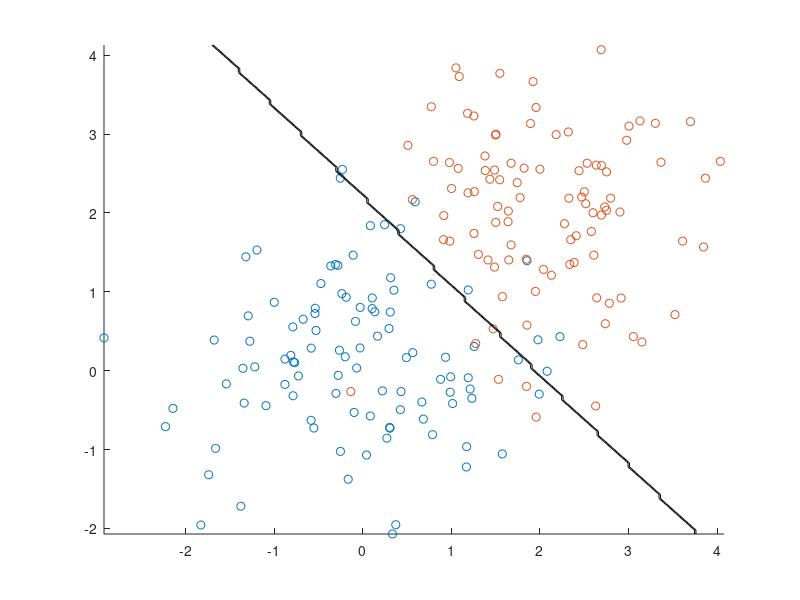
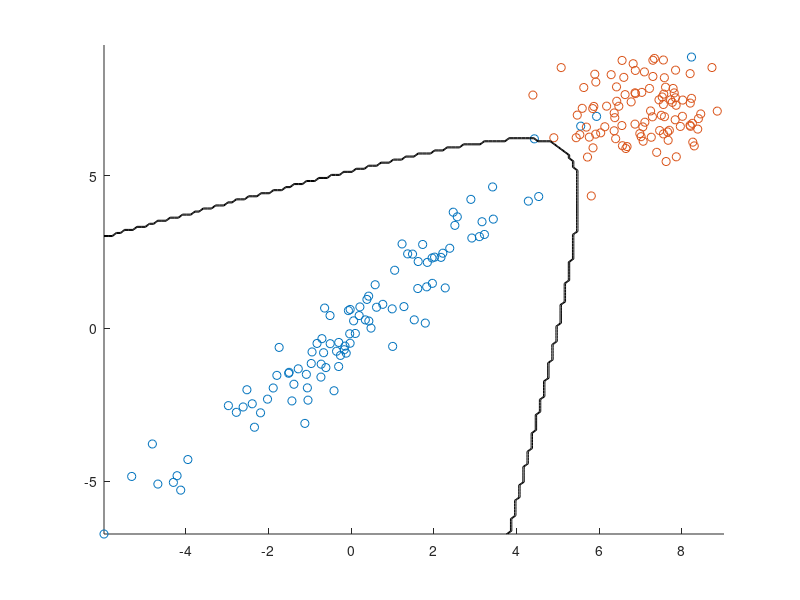
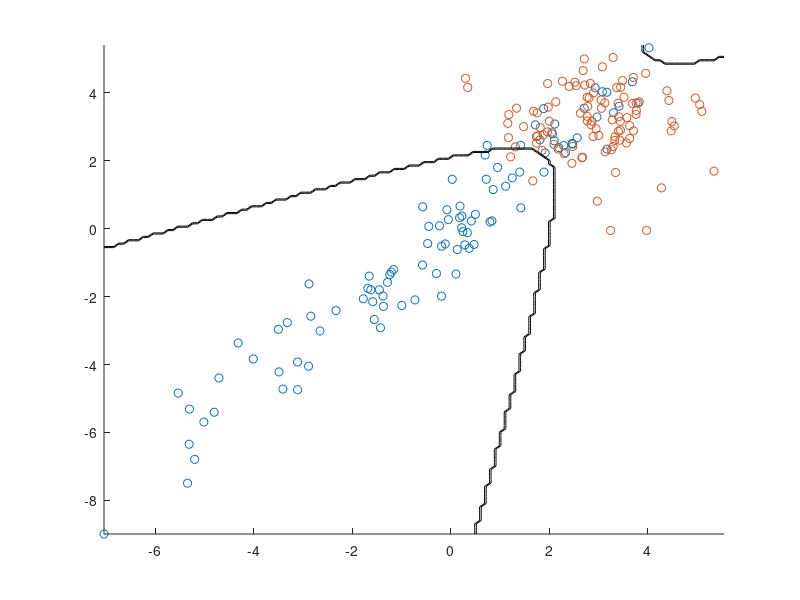
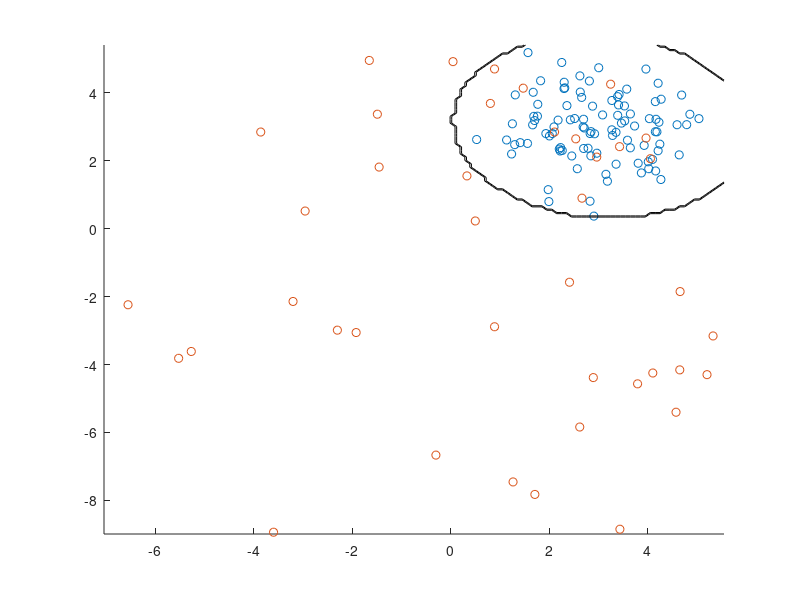

Write the MATLAB code that produced these figures, in order. (Note: this script raises an error after producing the figures.)
%%
%%%%%%%%%%slide 9, 32
clearvars
numDataA = 100;
numDataB = 100;
numData = numDataA + numDataB;
numDim = 2;
%%%%%%%%%%%
%%%%%Generate values from a normal distribution with mean 'x'
%%%%%and standard deviation 'y'.
%%%%%r = x + y.*randn(100,1);
dataA = randn(numDataB, numDim);
dataB = randn(numDataB, numDim)+ 2;
X = [dataA;dataB];
figure,
scatter(dataA(:,1),dataA(:,2), 'or');
hold on
scatter(dataB(:,1),dataB(:,2), 'ob');

classA = dataA.';
classB = dataB.';
mean_x_classA = mean(classA(1,:));
mean_y_classA = mean(classA(2,:));
mean_classA = [mean_x_classA ; mean_y_classA];
varClassA = 0;
for i = 1:length(classA)
    varClassA =  varClassA + (classA(1,i) - mean_classA(1)).^2 + (classA(2,i) - mean_classA(2)).^2;
end
varClassA = varClassA / length(classA);

mean_x_classB = mean(classB(1,:));
mean_y_classB = mean(classB(2,:));
mean_classB = [mean_x_classB ;mean_y_classB];

varClassB = 0;
for i = 1:length(classB)
    varClassB =  varClassB + (classB(1,i) - mean_classB(1)).^2 + (classB(2,i) - mean_classB(2)).^2;
end
varClassB = varClassB / length(classB);

W_classA = mean_classA ./ varClassA;
W_classB = mean_classB ./ varClassB;
b_classA = (-1 * (mean_classA.' * mean_classA) /  (2* varClassA)) + log(0.5);
b_classB = (-1 * (mean_classB.' * mean_classB) /  (2* varClassB)) + log(0.5);

[x1_test, x2_test] = meshgrid(min(X(:,1)):0.05:max(X(:,1)),min(X(:,2)):0.05:max(X(:,2)));
classfier_op = zeros(size(x1_test));
for j = 1: length(x1_test(:))
    test_data = [x1_test(j);x2_test(j)];
    a = W_classA.' * test_data + b_classA;
    b = W_classB.' * test_data + b_classB;
    if (a > b)
        classfier_op(j) = 1;
    else
        classfier_op(j) = -1;
    end
end
contour(x1_test, x2_test, classfier_op, 2, 'k');

%%
%%%%%%%%% lecture 9slide 33,34
clearvars
for count = 1:3
    numDataA = 100;
    numDataB = 100;
    numData = numDataA + numDataB;
    numDim = 2;
    theta = 130;
    if count == 3
        %%%%data for lecture 9 slide 34 part B
        dataB = 7 *randn(numDataA,2);
        dataA = randn(numDataA,2) + 3;
    else
        %%%%data for lecture 9 slide 33, 34 part A
        y1 = 4 * randn(numDataA,1);
        y2 = 0.5 * randn(numDataA,1);
        rotation = [cosd(theta) -sind(theta); sind(theta) cosd(theta)];
        Y = [y1 y2] * rotation;
        y1 = Y(:,1);
        y2 = Y(:,2);
        dataA = [y1 y2];
        mean_offset = 0;
        if count == 1
            mean_offset = 7;
        else
            mean_offset = 3;
        end
        dataB = randn(numDataB,2) + mean_offset;
        X = [dataA;dataB];
    end
    figure,
    scatter(dataA(:,1),dataA(:,2), 'or');
    hold on
    scatter(dataB(:,1),dataB(:,2), 'ob');
    classA = dataA.';
    classB = dataB.';


    mean_classA_x = mean(classA(1,:));
    mean_classA_y = mean(classA(2,:));
    mean_classA = [mean_classA_x ; mean_classA_y];
    covA = cov(classA.');
    invcovA = inv(covA);
    WA = invcovA .* (-0.5);
    wA = invcovA * mean_classA;
    bA = ((mean_classA.' * wA).*(-0.5)) - (0.5 * log(det(covA))) + log(0.5);


    mean_classB_x = mean(classB(1,:));
    mean_classB_y = mean(classB(2,:));
    mean_classB = [mean_classB_x ; mean_classB_y];
    covB = cov(classB.');
    invcovB = inv(covB);
    WB = invcovB .* (-0.5);
    wB = invcovB * mean_classB;
    bB = ((mean_classB.' * wB).*(-0.5)) - (0.5 * log(det(covB))) + log(0.5);

    [x1_test, x2_test] = meshgrid(min(X(:,1)):0.1:max(X(:,1)),min(X(:,2)):0.1:max(X(:,2)));
    classfier_op = zeros(size(x1_test));
    for j = 1: length(x1_test(:))
        test_data = [x1_test(j);x2_test(j)];
        a = test_data.' * WA * test_data + wA.' * test_data + bA;
        b = test_data.' * WB * test_data + wB.' * test_data + bB;
        if (a > b)
            classfier_op(j) = 1;
        else
            classfier_op(j) = -1;
        end
    end
    contour(x1_test, x2_test, classfier_op, 2, 'k');
end
%%
clearvars
load('face2.mat')
%%%%%%calculate average face
mean_face = sum(XX,2);
mean_face = mean_face / 400;
figure, colormap gray, imagesc(reshape(mean_face(:,1), 30,26));

for i = 1: 400
    XX(:,i) = XX(:,i) - mean_face;
end
%%%%%%%%%%%%%
[U,S,V] = svd(cov(XX.'));
W = U(:,1:2).';
Z = W * XX;

% classA, classB
la = 1, lb = 1;
labels = zeros(400,1);
for i = 1 : 400
    if (g(i) == 0)
        classA(:,la) = Z(:,i);
        la = la + 1;
        labels(i,1) = 1;
    else
        classB(:,lb) = Z(:,i);
        lb = lb + 1;
    end
end

figure, scatter(classA(1,:),classA(2,:), 'r')
hold on
scatter(classB(1,:),classB(2,:), 'b')

%%%%%%%%%%%%%%%%%%%%%%%%%%
%%%%%% Linear Discriminant calculation
mean_x_classA = mean(classA(1,:));
mean_y_classA = mean(classA(2,:));
mean_classA = [mean_x_classA ; mean_y_classA];
varClassA = 0;
for i = 1:length(classA)
    varClassA =  varClassA + (classA(1,i) - mean_classA(1)).^2 + (classA(2,i) - mean_classA(2)).^2;
end
varClassA = varClassA / length(classA);

mean_x_classB = mean(classB(1,:));
mean_y_classB = mean(classB(2,:));
mean_classB = [mean_x_classB ;mean_y_classB];

varClassB = 0;
for i = 1:length(classB)
    varClassB =  varClassB + (classB(1,i) - mean_classB(1)).^2 + (classB(2,i) - mean_classB(2)).^2;
end
varClassB = varClassB / length(classB);

W_classA = mean_classA ./ varClassA;
W_classB = mean_classB ./ varClassB;
b_classA = (-1 * (mean_classA.' * mean_classA) /  (2* varClassA)) + log(0.5);
b_classB = (-1 * (mean_classB.' * mean_classB) /  (2* varClassB)) + log(0.5);


%%%%%%%%%test with training data
correct = 0;
for i=1:length(classA)
    a = W_classA.' * classA(:,i) + b_classA;
    b = W_classB.' * classA(:,i) + b_classB;
    if (a > b)
        correct = correct + 1;
    end
end

correct = 0;
for i=1:length(classB)
    a = W_classA.' * classB(:,i) + b_classA;
    b = W_classB.' * classB(:,i) + b_classB;
    if (b > a)
        correct = correct + 1;
    end
end

%%%%%%%%%%plot the decision boundary
f = @(x1,x2) W_classA(1)*x1 + W_classA(2)*x2 - W_classB(1)*x1 - W_classB(2)*x2 + b_classA - b_classB;
h2 = ezplot(f,[min(Z(1,:)) max(Z(1,:)) min(Z(2,:)) max(Z(2,:))]);
h2.Color = 'b';
h2.LineWidth = 1;

%%%%%%%%%%%%%%%%%%QDA%%%%%%%%%%%%%%%%%%%
%%%%%%%%%%%%%%%%% quadratic boundaries
mean_classA_x = mean(classA(1,:));
mean_classA_y = mean(classA(2,:));
mean_classA = [mean_classA_x ; mean_classA_y];
covA = cov(classA.');
invcovA = inv(covA);
WA = invcovA .* (-0.5);
wA = invcovA * mean_classA;
bA = ((mean_classA.' * wA).*(-0.5)) - (0.5 * log(det(covA))) + log(0.5);


mean_classB_x = mean(classB(1,:));
mean_classB_y = mean(classB(2,:));
mean_classB = [mean_classB_x ; mean_classB_y];
covB = cov(classB.');
invcovB = inv(covB);
WB = invcovB .* (-0.5);
wB = invcovB * mean_classB;
bB = ((mean_classB.' * wB).*(-0.5)) - (0.5 * log(det(covB))) + log(0.5);
%%%%%%calculate gi's
correct = 0;
for i=1:length(classA)
    a = classA(:,i).' * WA * classA(:,i) + wA.' * classA(:,i) + bA;
    b = classA(:,i).' * WB * classA(:,i) + wB.' * classA(:,i) + bB;
    if (a > b)
        correct = correct + 1;
    end
end

correct
correct = 0;
for i=1:length(classB)
    a = classB(:,i).' * WA * classB(:,i) + wA.' * classB(:,i) + bA;
    b = classB(:,i).' * WB * classB(:,i) + wB.' * classB(:,i) + bB;
    if (b > a)
        correct = correct + 1;
    end
end
correct

figure, scatter(classA(1,:),classA(2,:), 'r')
hold on
scatter(classB(1,:),classB(2,:), 'b')
f = @(x1,x2) bA + wA(1)*x1 + wA(2)*x2 + WA(1,1)*x1.^2 + ...
    (WA(1,2)+WA(2,1))*x1.*x2 + WA(2,2)*x2.^2 - ...
    (bB + wB(1)*x1 + wB(2)*x2 + WB(1,1)*x1.^2 + ...
    (WB(1,2)+WB(2,1))*x1.*x2 + WB(2,2)*x2.^2);
h3 = ezplot(f,[min(Z(1,:)) max(Z(1,:)) min(Z(2,:)) max(Z(2,:))]);
h3.Color = 'k';
h3.LineWidth = 1;

